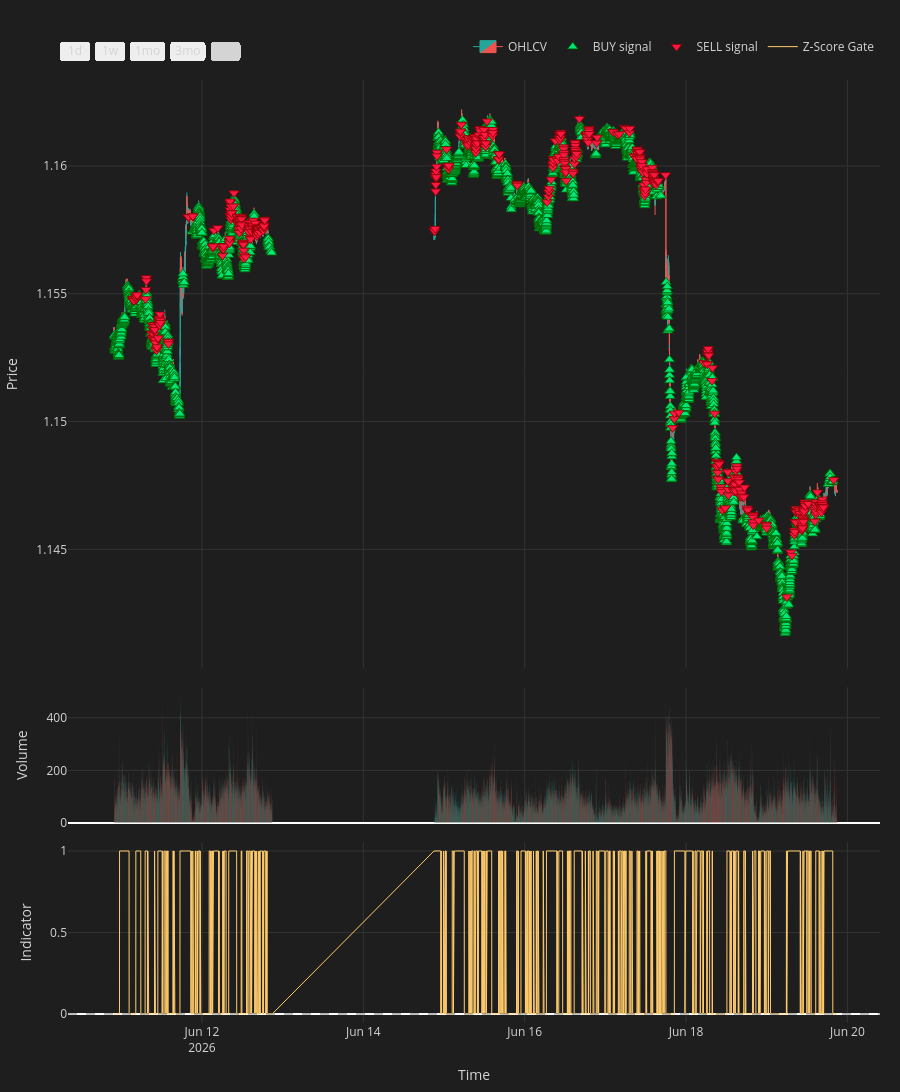

Notebook code cell kept with this figure:
### Code cell
from talib import EMA as talib_EMA
from Learn.labels import super_smoother
from plotly.subplots import make_subplots
import plotly.graph_objects as go

# ── Build chart dataframe ─────────────────────────────────────────────────────
df_chart = df[['Time', 'Open', 'High', 'Low', 'Close', 'Volume']].copy().tail(10_000).reset_index(drop=True)
sig_cols = ['Time', 'signal', 'pred_long', 'pred_short', 'pred_signed']
df_chart = df_chart.merge(df_gated[sig_cols], on='Time', how='left')
df_chart['signal'] = df_chart['signal'].fillna(0).astype(int)
# df_chart['regime'] = df_chart['regime'].fillna(0)

df_chart['z_score'] = (df_chart['Close'] - df_chart['Close'].rolling(100).mean()) / df_chart['Close'].rolling(100).std()
df_chart['z_score_binary'] = (df_chart['z_score'] > 0).astype(int)

# ── Compute regime EMA and slope (same as causal_market_regime internals) ──────
ma_period        = regime_params.get('ma_period', 21) if regime_params else 21
slope_smoothness = regime_params.get('slope_smoothness', 1) if regime_params else 1

ma_arr = talib_EMA(df_chart['Close'].values.astype(float), timeperiod=ma_period)
ma_s   = pd.Series(ma_arr, index=df_chart.index)
slope  = ma_s.diff() / ma_s
df_chart['regime_ma'] = ma_s
df_chart['slope_sm']  = super_smoother(slope, period=max(slope_smoothness, 2))

buy_bars  = df_chart[df_chart['signal'] ==  1]
sell_bars = df_chart[df_chart['signal'] == -1]

atr_series = df_chart['High'].rolling(14).mean() - df_chart['Low'].rolling(14).mean()
offset     = float(atr_series.mean()) * 0.5

vol_colors = np.where(df_chart['Close'] >= df_chart['Open'], '#26a69a', '#ef5350')

fig = make_subplots(rows=3, cols=1, shared_xaxes=True,
                    row_heights=[0.65, 0.15, 0.20], vertical_spacing=0.02)

# ── Row 1: Candlesticks ───────────────────────────────────────────────────────
fig.add_trace(go.Candlestick(
    x=df_chart['Time'], open=df_chart['Open'], high=df_chart['High'],
    low=df_chart['Low'], close=df_chart['Close'], name='OHLCV',
    increasing_line_color='#26a69a', decreasing_line_color='#ef5350',
    increasing_fillcolor='#26a69a', decreasing_fillcolor='#ef5350',
    line=dict(width=1), hoverinfo='skip'), row=1, col=1)

# ── Row 1: BUY / SELL signal markers ─────────────────────────────────────────
fig.add_trace(go.Scatter(
    x=buy_bars['Time'], y=buy_bars['Low'] - offset, mode='markers',
    marker=dict(symbol='triangle-up', size=9, color='#00e676',
                line=dict(color='darkgreen', width=0.8)),
    name='BUY signal', hoverinfo='skip'), row=1, col=1)

fig.add_trace(go.Scatter(
    x=sell_bars['Time'], y=sell_bars['High'] + offset, mode='markers',
    marker=dict(symbol='triangle-down', size=9, color='#ff1744',
                line=dict(color='darkred', width=0.8)),
    name='SELL signal', hoverinfo='skip'), row=1, col=1)

# ── Row 2: Volume ─────────────────────────────────────────────────────────────
fig.add_trace(go.Bar(x=df_chart['Time'], y=df_chart['Volume'],
    marker_color=vol_colors, marker_line_width=0,
    name='Volume', hoverinfo='skip', showlegend=False), row=2, col=1)

# ── Row 3: Z-Score ───────────────────────────────────────────────────────────
fig.add_trace(go.Scatter(
    x=df_chart['Time'], y=df_chart['z_score_binary'],
    mode='lines', line=dict(width=1, color='#ffcb6b'),
    name='Z-Score Gate', hoverinfo='skip',
), row=3, col=1)

fig.add_hline(y=0, line=dict(color='#555555', width=0.8, dash='dash'), row=3, col=1)

fig.update_layout(
    xaxis=dict(rangeslider=dict(visible=False),
               rangeselector=dict(buttons=[
                   dict(count=1, label='1d', step='day', stepmode='backward'),
                   dict(count=7, label='1w', step='day', stepmode='backward'),
                   dict(count=1, label='1mo', step='month', stepmode='backward'),
                   dict(count=3, label='3mo', step='month', stepmode='backward'),
                   dict(step='all', label='All'),
               ]), type='date'),
    xaxis3=dict(title='Time'),
    yaxis=dict(title='Price', fixedrange=False),
    yaxis2=dict(title='Volume', fixedrange=True),
    yaxis3=dict(title='Indicator', fixedrange=True),
    legend=dict(orientation='h', yanchor='bottom', y=1.02, xanchor='right', x=1),
    height=1300, margin=dict(l=60, r=20, t=80, b=60), hovermode=False,
    paper_bgcolor='#1e1e1e', plot_bgcolor='#1e1e1e', font=dict(color='#d4d4d4'),
    xaxis_gridcolor='#333', yaxis_gridcolor='#333',
    xaxis2_gridcolor='#333', yaxis2_gridcolor='#333',
    xaxis3_gridcolor='#333', yaxis3_gridcolor='#333',
)
fig.show()

### Figure 1 — Plotly figure (JSON) as saved in the notebook; plotly's stock layout.template omitted (floating-point values rounded to 4 significant figures; data arrays with more than 128 entries replaced by an {"elided": "..."} marker saying what was removed)
{"data": [{"close": {"elided": "9986 float values"}, "decreasing": {"fillcolor": "#ef5350", "line": {"color": "#ef5350"}}, "high": {"elided": "9986 float values"}, "hoverinfo": "skip", "increasing": {"fillcolor": "#26a69a", "line": {"color": "#26a69a"}}, "line": {"width": 1}, "low": {"elided": "9986 float values"}, "name": "OHLCV", "open": {"elided": "9986 float values"}, "type": "candlestick", "x": {"elided": "9986 str values"}, "xaxis": "x", "yaxis": "y"}, {"hoverinfo": "skip", "marker": {"color": "#00e676", "line": {"color": "darkgreen", "width": 0.8}, "size": 9, "symbol": "triangle-up"}, "mode": "markers", "name": "BUY signal", "type": "scatter", "x": {"elided": "4939 str values"}, "xaxis": "x", "y": {"elided": "4939 float values"}, "yaxis": "y"}, {"hoverinfo": "skip", "marker": {"color": "#ff1744", "line": {"color": "darkred", "width": 0.8}, "size": 9, "symbol": "triangle-down"}, "mode": "markers", "name": "SELL signal", "type": "scatter", "x": {"elided": "549 str values"}, "xaxis": "x", "y": {"elided": "549 float values"}, "yaxis": "y"}, {"hoverinfo": "skip", "marker": {"color": {"elided": "9986 str values"}, "line": {"width": 0}}, "name": "Volume", "showlegend": false, "type": "bar", "x": {"elided": "9986 str values"}, "xaxis": "x2", "y": {"elided": "9986 int values"}, "yaxis": "y2"}, {"hoverinfo": "skip", "line": {"color": "#ffcb6b", "width": 1}, "mode": "lines", "name": "Z-Score Gate", "type": "scatter", "x": {"elided": "9986 str values"}, "xaxis": "x3", "y": {"elided": "9986 int values"}, "yaxis": "y3"}], "layout": {"font": {"color": "#d4d4d4"}, "height": 1300, "hovermode": false, "legend": {"orientation": "h", "x": 1, "xanchor": "right", "y": 1.02, "yanchor": "bottom"}, "margin": {"b": 60, "l": 60, "r": 20, "t": 80}, "paper_bgcolor": "#1e1e1e", "plot_bgcolor": "#1e1e1e", "shapes": [{"line": {"color": "#555555", "dash": "dash", "width": 0.8}, "type": "line", "x0": 0, "x1": 1, "xref": "x3 domain", "y0": 0, "y1": 0, "yref": "y3"}], "xaxis": {"anchor": "y", "domain": [0, 1], "gridcolor": "#333", "matches": "x3", "rangeselector": {"buttons": [{"count": 1, "label": "1d", "step": "day", "stepmode": "backward"}, {"count": 7, "label": "1w", "step": "day", "stepmode": "backward"}, {"count": 1, "label": "1mo", "step": "month", "stepmode": "backward"}, {"count": 3, "label": "3mo", "step": "month", "stepmode": "backward"}, {"label": "All", "step": "all"}]}, "rangeslider": {"visible": false}, "showticklabels": false, "type": "date"}, "xaxis2": {"anchor": "y2", "domain": [0, 1], "gridcolor": "#333", "matches": "x3", "showticklabels": false}, "xaxis3": {"anchor": "y3", "domain": [0, 1], "gridcolor": "#333", "title": {"text": "Time"}}, "yaxis": {"anchor": "x", "domain": [0.376, 1], "fixedrange": false, "gridcolor": "#333", "title": {"text": "Price"}}, "yaxis2": {"anchor": "x2", "domain": [0.212, 0.356], "fixedrange": true, "gridcolor": "#333", "title": {"text": "Volume"}}, "yaxis3": {"anchor": "x3", "domain": [0, 0.192], "fixedrange": true, "gridcolor": "#333", "title": {"text": "Indicator"}}}}
